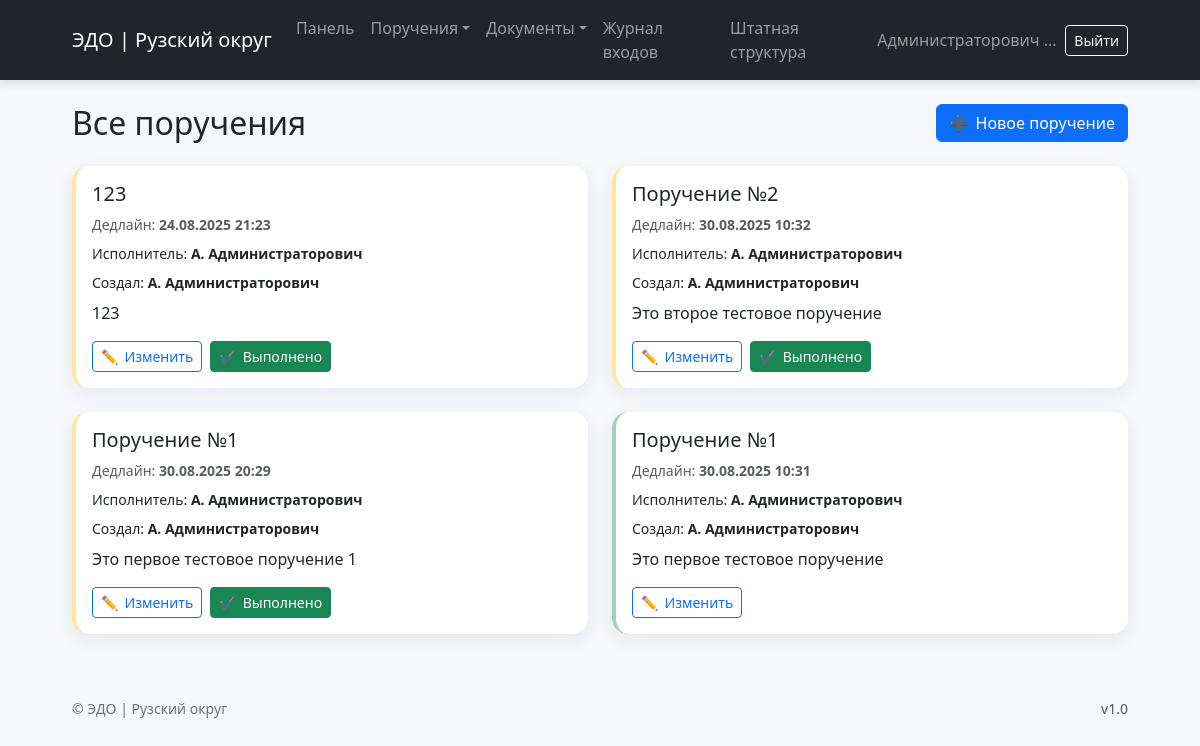
/tasks/all/ (signed in), run on an earlier commit of the app's database.
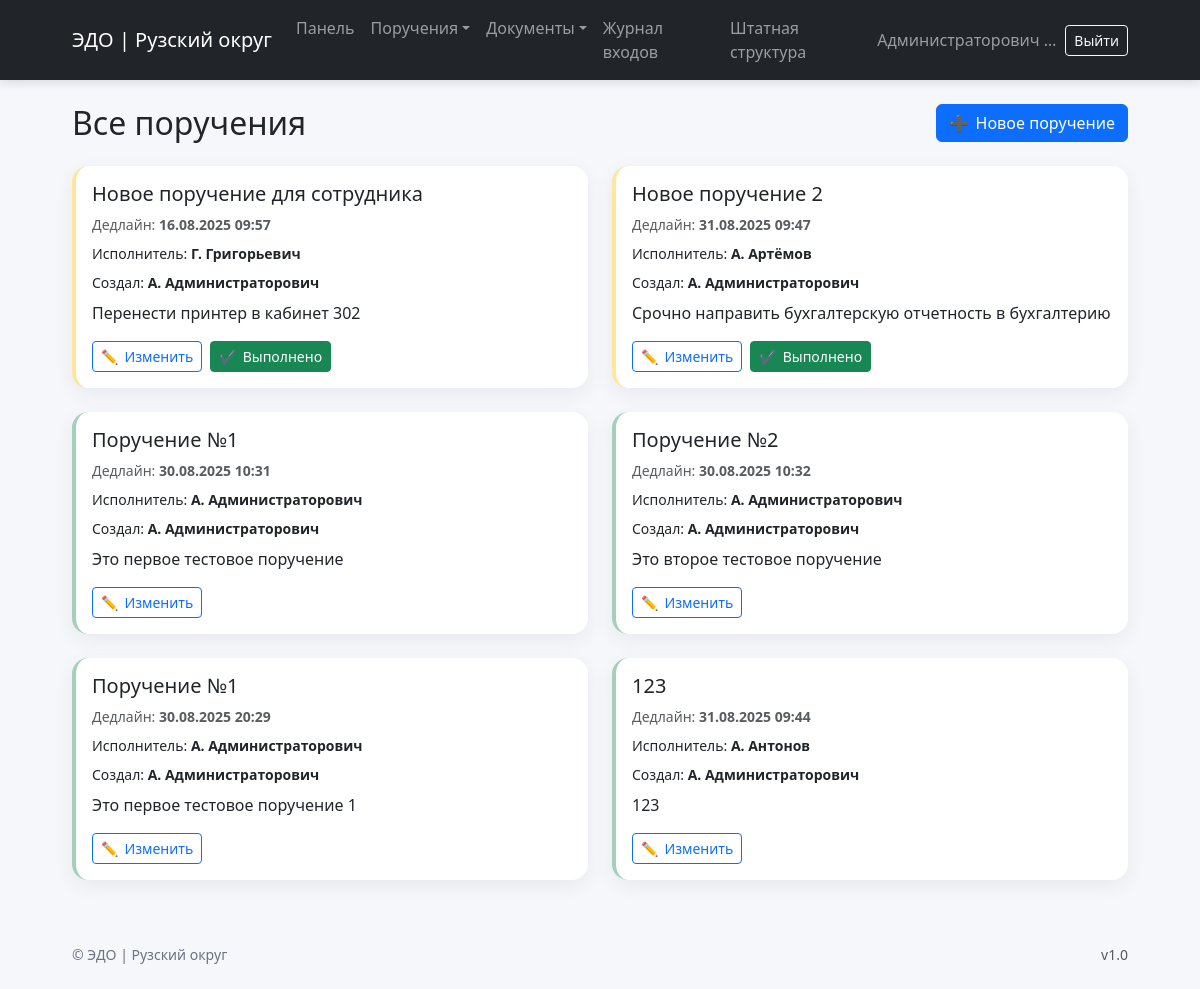
And on a later commit of the database.
### users/models.py (models this page shows, shortened)
class Task(models.Model):
    title = models.CharField("Название поручения", max_length=255)
    description = models.TextField("Описание", blank=True)
    creator = models.ForeignKey(User, on_delete=models.CASCADE, related_name="created_tasks")
    executor = models.ForeignKey(User, on_delete=models.CASCADE, related_name="assigned_tasks")
    department = models.ForeignKey(Department, on_delete=models.CASCADE, blank=True, null=True)
    deadline = models.DateTimeField("Дедлайн")
    created_at = models.DateTimeField(auto_now_add=True)
    is_completed = models.BooleanField(default=False)

### users/views.py (the view)
# urls.py: path('tasks/all/', all_tasks_list, name='all_tasks_list'),
@login_required
@user_passes_test(is_not_employee)
def all_tasks_list(request):
    tasks = Task.objects.filter(deadline__gte=timezone.now()).order_by('is_completed', 'deadline')
    return render(request, 'users/all_tasks_list.html', {'tasks': tasks})

### users/views.py (called while the page is built)
def is_not_employee(user):
    return not user.groups.filter(name='Сотрудник').exists()

### templates/users/all_tasks_list.html (shortened to what this page needs)
{% extends 'base.html' %}
{% block content %}
<div class="d-flex justify-content-between align-items-center mb-4">
  <h2 class="mb-0">Все поручения</h2>
  <a href="{% url 'create_task' %}" class="btn btn-primary btn-icon">➕ <span>Новое поручение</span></a>
</div>
{% if tasks %}
  <div class="row row-cols-1 row-cols-md-2 g-4">
    {% for task in tasks %}
    <div class="col">
      <div class="card h-100 {% if task.is_completed %}border-success-subtle{% else %}border-warning-subtle{% endif %} border-start border-4">
        <div class="card-body d-flex flex-column">
          <h5 class="card-title">{{ task.title }}</h5>
          <div class="small text-muted mb-2">Дедлайн: <strong>{{ task.deadline|date:"d.m.Y H:i" }}</strong></div>
          <div class="small mb-2">Исполнитель: <strong>{{ task.executor.get_full_name|default:task.executor.username }}</strong></div>
          <div class="small mb-2">Создал: <strong>{{ task.creator.get_full_name|default:task.creator.username }}</strong></div>
          <p class="card-text flex-grow-1">{{ task.description }}</p>
          <div class="d-flex gap-2">
            <a href="{% url 'edit_task' task.id %}" class="btn btn-sm btn-outline-primary btn-icon">✏ <span>Изменить</span></a>
            {% if not task.is_completed %}
              <a href="{% url 'complete_task' task.id %}" class="btn btn-sm btn-success btn-icon" onclick="return confirm('Отметить как выполнено?')">✔ <span>Выполнено</span></a>
            {% endif %}
          </div>
        </div>
      </div>
    </div>
    {% endfor %}
  </div>
{% else %}
  <div class="alert alert-info">Нет поручений</div>
{% endif %}
{% endblock %}

### templates/base.html (shortened to what this page needs)
{% load static %}
<!DOCTYPE html>
<html lang="ru">
<head>
  <link href="https://cdn.jsdelivr.net/npm/bootstrap@5.3.3/dist/css/bootstrap.min.css" rel="stylesheet">
</head>
<body>
<nav class="navbar navbar-expand-lg navbar-dark bg-dark">
  <div class="container container-narrow">
    <a class="navbar-brand" href="{% url 'dashboard' %}">ЭДО | Рузский округ</a>
    <div class="collapse navbar-collapse" id="mainNavbar">
      <ul class="navbar-nav me-auto mb-2 mb-lg-0">
        {% if user.is_authenticated %}
          <li class="nav-item">
            <a class="nav-link {% if request.resolver_match.url_name == 'dashboard' %}active{% endif %}" href="{% url 'dashboard' %}">Панель</a>
          </li>
          <li class="nav-item dropdown">
            <a class="nav-link dropdown-toggle {% if request.resolver_match.url_name in 'task_list create_task edit_task' %}active{% endif %}" href="#" role="button" data-bs-toggle="dropdown">Поручения</a>
          </li>
          <li class="nav-item dropdown">
            <a class="nav-link dropdown-toggle " href="#" role="button" data-bs-toggle="dropdown">Документы</a>
          </li>
          {% if not request.user.groups.all.0.name == 'Сотрудник' %}
          <li class="nav-item">
            <a class="nav-link {% if request.resolver_match.url_name == 'login_journal' %}active{% endif %}" href="{% url 'login_journal' %}">Журнал входов</a>
          </li>
          <li class="nav-item">
            <a class="nav-link {% if request.resolver_match.url_name in 'staff_structure_view staff_structure' %}active{% endif %}" href="{% url 'staff_structure_view' %}">Штатная структура</a>
          </li>
          {% endif %}
        {% endif %}
      </ul>
      {% if user.is_authenticated %}
        <div class="d-flex align-items-center gap-2">
          <span class="navbar-text text-truncate" style="max-width: 180px;">
            {{ request.user.last_name }} {{ request.user.first_name }}
          </span>
          <form action="{% url 'logout' %}" method="post" class="d-inline">
            <button class="btn btn-outline-light btn-sm">Выйти</button>
          </form>
        </div>
      {% endif %}
    </div>
  </div>
</nav>
<main class="content-wrap">
  <div class="container container-narrow">
    {% block content %}{% endblock %}
  </div>
</main>
<footer class="footer py-4">
  <div class="container container-narrow d-flex justify-content-between small">
    <span>© {{ now|date:"Y" }} ЭДО | Рузский округ</span>
    <span class="text-muted">v1.0</span>
  </div>
</footer>
</body>
</html>

### templates/base.html (style rules this page uses)
:root { --edo-primary:#0d6efd; --edo-dark:#111827; --edo-muted:#6b7280; --edo-card-radius: 1rem; }
body { background: #f5f7fb; }
.navbar { box-shadow: 0 2px 10px rgba(17,24,39,0.15); }
.container-narrow { max-width: 1080px; }
.card { border: 0; border-radius: var(--edo-card-radius); box-shadow: 0 6px 20px rgba(17,24,39,0.06); }
.btn-icon { display: inline-flex; align-items: center; gap:.4rem; }
.content-wrap { padding: 24px 0 40px; }
footer.footer { color: var(--edo-muted); }

What changed in the data, as far as the page shows it:
added Task: title "Новое поручение для сотрудника", deadline "16.08.2025 09:57", executor.get_full_name "Г. Григорьевич", creator.get_full_name "А. Администраторович", description "Перенести принтер в кабинет 302", is_completed "Выполнено"
added Task: title "Новое поручение 2", deadline "31.08.2025 09:47", executor.get_full_name "А. Артёмов", creator.get_full_name "А. Администраторович", description "Срочно направить бухгалтерскую отчетность в бухгалтерию", is_completed "Выполнено"
shown differently, row unchanged: Task "Это первое тестовое поручение": moves up the list
changed Task "Поручение №2": no longer shows "✔ Выполнено"
changed Task "Это первое тестовое поручение 1": no longer shows "✔ Выполнено"
changed Task: deadline "24.08.2025 21:23" → "31.08.2025 09:44"; executor.get_full_name "А. Администраторович" → "А. Антонов"; no longer shows "✔ Выполнено"; moves down the list
